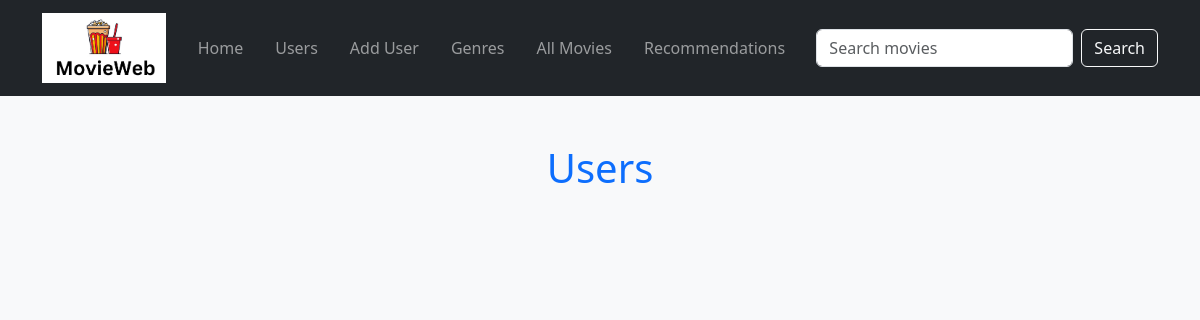
The app's page /users, older data.
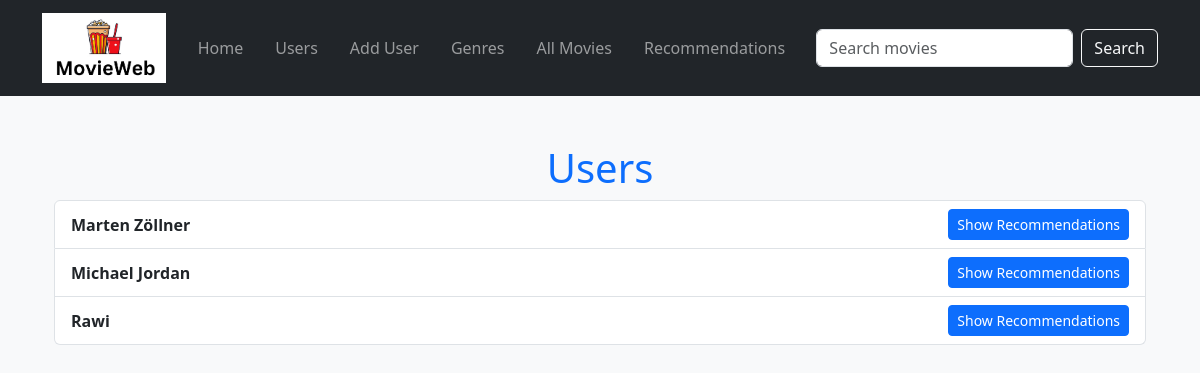
The same page, newer data.
### datamanager/data_models.py (models this page shows)
class User(db.Model):
    id = db.Column(db.Integer, primary_key=True)
    name = db.Column(db.String(50), nullable=False)
    favorite_movies = db.relationship('Movie', secondary='user_movie', backref=db.backref('users', lazy=True))
    reviews = db.relationship('Review', backref='user', lazy=True)

### app.py (the view)
@app.route('/users', methods=['GET'])
def list_users():
    try:
        users = data_manager.get_all_users()
        return render_template('users.html', users=users)
    except Exception as e:
        app.logger.error(f"Error fetching users: {e}")
        return render_template('500.html'), 500

### datamanager/sqlite_data_manager.py (called while the page is built)
    def get_all_users(self):
        return self.session.query(User).all()

### templates/users.html (shortened to what this page needs)
{% extends 'base.html' %}
{% block content %}
<div class="container mt-5">
    <h1 class="text-center text-primary">Users</h1>
    <ul class="list-group">
        {% for user in users %}
            <li class="list-group-item d-flex justify-content-between align-items-center">
                <a href="{{ url_for('user_movies', user_id=user.id) }}" class="text-decoration-none text-dark fw-bold">
                    {{ user.name }}
                </a>
                <a href="{{ url_for('show_recommendations', user_id=user.id) }}" class="btn btn-primary btn-sm">
                    Show Recommendations
                </a>
            </li>
        {% endfor %}
    </ul>
</div>
{% endblock %}

Row changes from the older to the newer data that the page shows:
added User: name "Marten Zöllner"
added User: name "Michael Jordan"
added User: name "Rawi"
